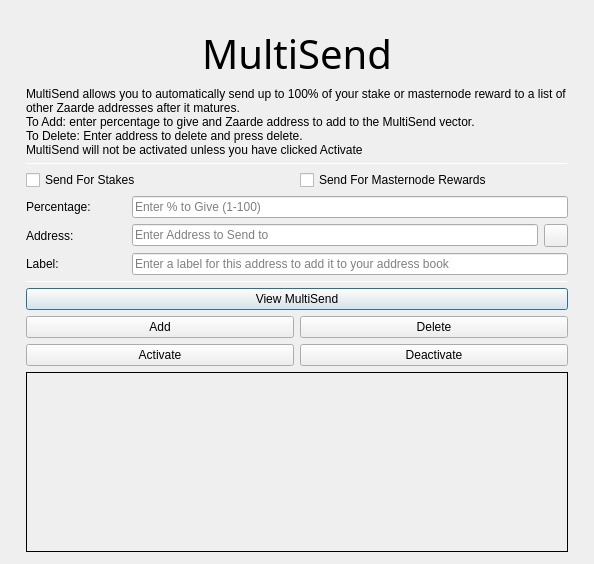
<?xml version="1.0" encoding="UTF-8"?>
<ui version="4.0">
 <class>MultiSendDialog</class>
 <widget class="QDialog" name="MultiSendDialog">
  <property name="windowModality">
   <enum>Qt::NonModal</enum>
  </property>
  <property name="geometry">
   <rect>
    <x>0</x>
    <y>0</y>
    <width>594</width>
    <height>526</height>
   </rect>
  </property>
  <property name="windowTitle">
   <string>MultiSend</string>
  </property>
  <layout class="QVBoxLayout" name="verticalLayout" stretch="0">
   <property name="leftMargin">
    <number>6</number>
   </property>
   <property name="topMargin">
    <number>6</number>
   </property>
   <property name="rightMargin">
    <number>6</number>
   </property>
   <property name="bottomMargin">
    <number>6</number>
   </property>
   <item>
    <layout class="QVBoxLayout" name="verticalLayout_Main" stretch="0,1,1,1,0,1,1,1">
     <property name="leftMargin">
      <number>20</number>
     </property>
     <property name="topMargin">
      <number>20</number>
     </property>
     <property name="rightMargin">
      <number>20</number>
     </property>
     <property name="bottomMargin">
      <number>20</number>
     </property>
     <item>
      <widget class="QLabel" name="multiSendHeader">
       <property name="font">
        <font>
         <family>Hind</family>
         <pointsize>30</pointsize>
         <weight>50</weight>
         <bold>false</bold>
        </font>
       </property>
       <property name="text">
        <string>MultiSend</string>
       </property>
       <property name="alignment">
        <set>Qt::AlignCenter</set>
       </property>
      </widget>
     </item>
     <item>
      <widget class="QLabel" name="label_2">
       <property name="lineWidth">
        <number>1</number>
       </property>
       <property name="text">
        <string>MultiSend allows you to automatically send up to 100% of your stake or masternode reward to a list of other Zaarde addresses after it matures.
To Add: enter percentage to give and Zaarde address to add to the MultiSend vector.
To Delete: Enter address to delete and press delete.
MultiSend will not be activated unless you have clicked Activate</string>
       </property>
       <property name="alignment">
        <set>Qt::AlignLeading|Qt::AlignLeft|Qt::AlignTop</set>
       </property>
       <property name="wordWrap">
        <bool>true</bool>
       </property>
      </widget>
     </item>
     <item>
      <widget class="Line" name="line">
       <property name="minimumSize">
        <size>
         <width>0</width>
         <height>1</height>
        </size>
       </property>
       <property name="maximumSize">
        <size>
         <width>16777215</width>
         <height>1</height>
        </size>
       </property>
       <property name="orientation">
        <enum>Qt::Horizontal</enum>
       </property>
      </widget>
     </item>
     <item>
      <layout class="QVBoxLayout" name="verticalLayout_Settings">
       <item>
        <layout class="QHBoxLayout" name="horizontalLayout">
         <item>
          <widget class="QCheckBox" name="multiSendStakeCheckBox">
           <property name="text">
            <string>Send For Stakes</string>
           </property>
          </widget>
         </item>
         <item>
          <widget class="QCheckBox" name="multiSendMasternodeCheckBox">
           <property name="text">
            <string>Send For Masternode Rewards</string>
           </property>
          </widget>
         </item>
        </layout>
       </item>
       <item>
        <layout class="QHBoxLayout" name="horizontalLayout_6">
         <item>
          <widget class="QLabel" name="label">
           <property name="minimumSize">
            <size>
             <width>100</width>
             <height>0</height>
            </size>
           </property>
           <property name="toolTip">
            <string>Percentage of stake to send</string>
           </property>
           <property name="text">
            <string>Percentage:</string>
           </property>
          </widget>
         </item>
         <item>
          <widget class="QLineEdit" name="multiSendPercentEdit">
           <property name="toolTip">
            <string>Enter whole numbers 1 - 100</string>
           </property>
           <property name="placeholderText">
            <string>Enter % to Give (1-100)</string>
           </property>
          </widget>
         </item>
        </layout>
       </item>
       <item>
        <layout class="QHBoxLayout" name="horizontalLayout_7">
         <item>
          <widget class="QLabel" name="label_5">
           <property name="minimumSize">
            <size>
             <width>100</width>
             <height>0</height>
            </size>
           </property>
           <property name="toolTip">
            <string>Address to send portion of stake to</string>
           </property>
           <property name="text">
            <string>Address:</string>
           </property>
          </widget>
         </item>
         <item>
          <widget class="QLineEdit" name="multiSendAddressEdit">
           <property name="toolTip">
            <string/>
           </property>
           <property name="placeholderText">
            <string>Enter Address to Send to</string>
           </property>
          </widget>
         </item>
         <item>
          <widget class="QToolButton" name="addressBookButton">
           <property name="maximumSize">
            <size>
             <width>16777215</width>
             <height>32</height>
            </size>
           </property>
           <property name="toolTip">
            <string>Choose an address from the address book</string>
           </property>
           <property name="text">
            <string/>
           </property>
           <property name="icon">
            <iconset resource="../zaarde.qrc">
             <normaloff>:/icons/address-book</normaloff>:/icons/address-book</iconset>
           </property>
           <property name="shortcut">
            <string>Alt+A</string>
           </property>
          </widget>
         </item>
        </layout>
       </item>
      </layout>
     </item>
     <item>
      <layout class="QHBoxLayout" name="horizontalLayout_3">
       <item>
        <widget class="QLabel" name="label_3">
         <property name="minimumSize">
          <size>
           <width>100</width>
           <height>0</height>
          </size>
         </property>
         <property name="text">
          <string>Label:</string>
         </property>
        </widget>
       </item>
       <item>
        <widget class="QLineEdit" name="labelAddressLabelEdit">
         <property name="placeholderText">
          <string>Enter a label for this address to add it to your address book</string>
         </property>
        </widget>
       </item>
      </layout>
     </item>
     <item>
      <widget class="Line" name="line_2">
       <property name="minimumSize">
        <size>
         <width>0</width>
         <height>1</height>
        </size>
       </property>
       <property name="maximumSize">
        <size>
         <width>16777215</width>
         <height>1</height>
        </size>
       </property>
       <property name="orientation">
        <enum>Qt::Horizontal</enum>
       </property>
      </widget>
     </item>
     <item>
      <layout class="QVBoxLayout" name="verticalLayout_Buttons">
       <item>
        <layout class="QHBoxLayout" name="horizontalLayout_4">
         <item>
          <widget class="QPushButton" name="viewButton">
           <property name="toolTip">
            <string/>
           </property>
           <property name="statusTip">
            <string>View MultiSend Vector</string>
           </property>
           <property name="text">
            <string>View MultiSend</string>
           </property>
          </widget>
         </item>
        </layout>
       </item>
       <item>
        <layout class="QHBoxLayout" name="horizontalLayout_2">
         <item>
          <widget class="QPushButton" name="addButton">
           <property name="toolTip">
            <string/>
           </property>
           <property name="statusTip">
            <string>Add to MultiSend Vector</string>
           </property>
           <property name="text">
            <string>Add</string>
           </property>
          </widget>
         </item>
         <item>
          <widget class="QPushButton" name="deleteButton">
           <property name="toolTip">
            <string/>
           </property>
           <property name="statusTip">
            <string>Delete Address From MultiSend Vector</string>
           </property>
           <property name="text">
            <string>Delete</string>
           </property>
          </widget>
         </item>
        </layout>
       </item>
       <item>
        <layout class="QHBoxLayout" name="horizontalLayout_5">
         <item>
          <widget class="QPushButton" name="activateButton">
           <property name="statusTip">
            <string>Activate MultiSend</string>
           </property>
           <property name="text">
            <string>Activate</string>
           </property>
          </widget>
         </item>
         <item>
          <widget class="QPushButton" name="disableButton">
           <property name="statusTip">
            <string>Deactivate MultiSend</string>
           </property>
           <property name="text">
            <string>Deactivate</string>
           </property>
          </widget>
         </item>
        </layout>
       </item>
      </layout>
     </item>
     <item>
      <widget class="QLabel" name="message">
       <property name="minimumSize">
        <size>
         <width>0</width>
         <height>180</height>
        </size>
       </property>
       <property name="frameShape">
        <enum>QFrame::Panel</enum>
       </property>
       <property name="frameShadow">
        <enum>QFrame::Plain</enum>
       </property>
       <property name="lineWidth">
        <number>1</number>
       </property>
       <property name="midLineWidth">
        <number>1</number>
       </property>
       <property name="text">
        <string/>
       </property>
       <property name="alignment">
        <set>Qt::AlignLeading|Qt::AlignLeft|Qt::AlignTop</set>
       </property>
       <property name="wordWrap">
        <bool>true</bool>
       </property>
      </widget>
     </item>
    </layout>
   </item>
  </layout>
 </widget>
 <resources>
  <include location="../zaarde.qrc"/>
 </resources>
 <connections/>
</ui>
